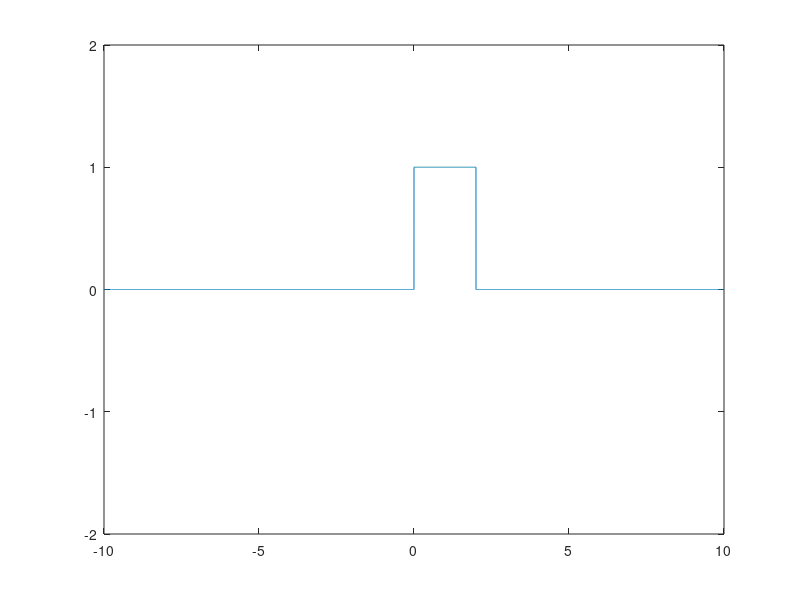

This figure's MATLAB source:
clc;                        %Clears the command window and homes the cursor.
clear all;                  %Clear variables and functions from memory.
clf;                        %Clear current figure.

t=-10:0.001:10;
u=@(t) 1.*(t>=0)+0.*(t<0);
x=@(t) (u(t)-u(t-2));
plot(t,x(t));
axis([-10 10 -2 2]);
